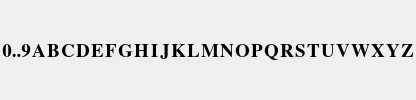
      <widget class="QFrame" name="frameLetterButtons">
       <property name="sizePolicy">
        <sizepolicy hsizetype="Expanding" vsizetype="Expanding">
         <horstretch>0</horstretch>
         <verstretch>0</verstretch>
        </sizepolicy>
       </property>
       <property name="frameShape">
        <enum>QFrame::NoFrame</enum>
       </property>
       <property name="frameShadow">
        <enum>QFrame::Plain</enum>
       </property>
       <layout class="QHBoxLayout" name="horizontalLayout">
        <property name="spacing">
         <number>1</number>
        </property>
        <property name="margin">
         <number>2</number>
        </property>
        <item>
         <widget class="SKG_RoundButton" name="rb_0thru9">
          <property name="font">
           <font>
            <family>Nimbus Roman No9 L</family>
            <pointsize>14</pointsize>
            <weight>75</weight>
            <bold>true</bold>
           </font>
          </property>
          <property name="text">
           <string>0..9</string>
          </property>
          <property name="alignment">
           <set>Qt::AlignCenter</set>
          </property>
         </widget>
        </item>
        <item>
         <widget class="SKG_RoundButton" name="rb_A">
          <property name="font">
           <font>
            <family>Nimbus Roman No9 L</family>
            <pointsize>14</pointsize>
            <weight>75</weight>
            <bold>true</bold>
           </font>
          </property>
          <property name="text">
           <string>A</string>
          </property>
          <property name="alignment">
           <set>Qt::AlignCenter</set>
          </property>
         </widget>
        </item>
        <item>
         <widget class="SKG_RoundButton" name="rb_B">
          <property name="font">
           <font>
            <family>Nimbus Roman No9 L</family>
            <pointsize>14</pointsize>
            <weight>75</weight>
            <bold>true</bold>
           </font>
          </property>
          <property name="text">
           <string>B</string>
          </property>
          <property name="alignment">
           <set>Qt::AlignCenter</set>
          </property>
         </widget>
        </item>
        <item>
         <widget class="SKG_RoundButton" name="rb_C">
          <property name="font">
           <font>
            <family>Nimbus Roman No9 L</family>
            <pointsize>14</pointsize>
            <weight>75</weight>
            <bold>true</bold>
           </font>
          </property>
          <property name="text">
           <string>C</string>
          </property>
          <property name="alignment">
           <set>Qt::AlignCenter</set>
          </property>
         </widget>
        </item>
        <item>
         <widget class="SKG_RoundButton" name="rb_D">
          <property name="font">
           <font>
            <family>Nimbus Roman No9 L</family>
            <pointsize>14</pointsize>
            <weight>75</weight>
            <bold>true</bold>
           </font>
          </property>
          <property name="text">
           <string>D</string>
          </property>
          <property name="alignment">
           <set>Qt::AlignCenter</set>
          </property>
         </widget>
        </item>
        <item>
         <widget class="SKG_RoundButton" name="rb_E">
          <property name="font">
           <font>
            <family>Nimbus Roman No9 L</family>
            <pointsize>14</pointsize>
            <weight>75</weight>
            <bold>true</bold>
           </font>
          </property>
          <property name="text">
           <string>E</string>
          </property>
          <property name="alignment">
           <set>Qt::AlignCenter</set>
          </property>
         </widget>
        </item>
        <item>
         <widget class="SKG_RoundButton" name="rb_F">
          <property name="font">
           <font>
            <family>Nimbus Roman No9 L</family>
            <pointsize>14</pointsize>
            <weight>75</weight>
            <bold>true</bold>
           </font>
          </property>
          <property name="lineWidth">
           <number>1</number>
          </property>
          <property name="text">
           <string>F</string>
          </property>
          <property name="alignment">
           <set>Qt::AlignCenter</set>
          </property>
         </widget>
        </item>
        <item>
         <widget class="SKG_RoundButton" name="rb_G">
          <property name="font">
           <font>
            <family>Nimbus Roman No9 L</family>
            <pointsize>14</pointsize>
            <weight>75</weight>
            <bold>true</bold>
           </font>
          </property>
          <property name="text">
           <string>G</string>
          </property>
          <property name="alignment">
           <set>Qt::AlignCenter</set>
          </property>
         </widget>
        </item>
        <item>
         <widget class="SKG_RoundButton" name="rb_H">
          <property name="font">
           <font>
            <family>Nimbus Roman No9 L</family>
            <pointsize>14</pointsize>
            <weight>75</weight>
            <bold>true</bold>
           </font>
          </property>
          <property name="text">
           <string>H</string>
          </property>
          <property name="alignment">
           <set>Qt::AlignCenter</set>
          </property>
         </widget>
        </item>
        <item>
         <widget class="SKG_RoundButton" name="rb_I">
          <property name="font">
           <font>
            <family>Nimbus Roman No9 L</family>
            <pointsize>14</pointsize>
            <weight>75</weight>
            <bold>true</bold>
           </font>
          </property>
          <property name="text">
           <string>I</string>
          </property>
          <property name="alignment">
           <set>Qt::AlignCenter</set>
          </property>
         </widget>
        </item>
        <item>
         <widget class="SKG_RoundButton" name="rb_J">
          <property name="font">
           <font>
            <family>Nimbus Roman No9 L</family>
            <pointsize>14</pointsize>
            <weight>75</weight>
            <bold>true</bold>
           </font>
          </property>
          <property name="text">
           <string>J</string>
          </property>
          <property name="alignment">
           <set>Qt::AlignCenter</set>
          </property>
         </widget>
        </item>
        <item>
         <widget class="SKG_RoundButton" name="rb_K">
          <property name="font">
           <font>
            <family>Nimbus Roman No9 L</family>
            <pointsize>14</pointsize>
            <weight>75</weight>
            <bold>true</bold>
           </font>
          </property>
          <property name="text">
           <string>K</string>
          </property>
          <property name="alignment">
           <set>Qt::AlignCenter</set>
          </property>
         </widget>
        </item>
        <item>
         <widget class="SKG_RoundButton" name="rb_L">
          <property name="font">
           <font>
            <family>Nimbus Roman No9 L</family>
            <pointsize>14</pointsize>
            <weight>75</weight>
            <bold>true</bold>
           </font>
          </property>
          <property name="text">
           <string>L</string>
          </property>
          <property name="alignment">
           <set>Qt::AlignCenter</set>
          </property>
         </widget>
        </item>
        <item>
         <widget class="SKG_RoundButton" name="rb_M">
          <property name="font">
           <font>
            <family>Nimbus Roman No9 L</family>
            <pointsize>14</pointsize>
            <weight>75</weight>
            <bold>true</bold>
           </font>
          </property>
          <property name="text">
           <string>M</string>
          </property>
          <property name="alignment">
           <set>Qt::AlignCenter</set>
          </property>
         </widget>
        </item>
        <item>
         <widget class="SKG_RoundButton" name="rb_N">
          <property name="font">
           <font>
            <family>Nimbus Roman No9 L</family>
            <pointsize>14</pointsize>
            <weight>75</weight>
            <bold>true</bold>
           </font>
          </property>
          <property name="text">
           <string>N</string>
          </property>
          <property name="alignment">
           <set>Qt::AlignCenter</set>
          </property>
         </widget>
        </item>
        <item>
         <widget class="SKG_RoundButton" name="rb_O">
          <property name="font">
           <font>
            <family>Nimbus Roman No9 L</family>
            <pointsize>14</pointsize>
            <weight>75</weight>
            <bold>true</bold>
           </font>
          </property>
          <property name="text">
           <string>O</string>
          </property>
          <property name="alignment">
           <set>Qt::AlignCenter</set>
          </property>
         </widget>
        </item>
        <item>
         <widget class="SKG_RoundButton" name="rb_P">
          <property name="font">
           <font>
            <family>Nimbus Roman No9 L</family>
            <pointsize>14</pointsize>
            <weight>75</weight>
            <bold>true</bold>
           </font>
          </property>
          <property name="text">
           <string>P</string>
          </property>
          <property name="alignment">
           <set>Qt::AlignCenter</set>
          </property>
         </widget>
        </item>
        <item>
         <widget class="SKG_RoundButton" name="rb_Q">
          <property name="font">
           <font>
            <family>Nimbus Roman No9 L</family>
            <pointsize>14</pointsize>
            <weight>75</weight>
            <bold>true</bold>
           </font>
          </property>
          <property name="text">
           <string>Q</string>
          </property>
          <property name="alignment">
           <set>Qt::AlignCenter</set>
          </property>
         </widget>
        </item>
        <item>
         <widget class="SKG_RoundButton" name="rb_R">
          <property name="font">
           <font>
            <family>Nimbus Roman No9 L</family>
            <pointsize>14</pointsize>
            <weight>75</weight>
            <bold>true</bold>
           </font>
          </property>
          <property name="lineWidth">
           <number>1</number>
          </property>
          <property name="text">
           <string>R</string>
          </property>
          <property name="alignment">
           <set>Qt::AlignCenter</set>
          </property>
         </widget>
        </item>
        <item>
         <widget class="SKG_RoundButton" name="rb_S">
          <property name="font">
           <font>
            <family>Nimbus Roman No9 L</family>
            <pointsize>14</pointsize>
            <weight>75</weight>
            <bold>true</bold>
           </font>
          </property>
          <property name="text">
           <string>S</string>
          </property>
          <property name="alignment">
           <set>Qt::AlignCenter</set>
          </property>
         </widget>
        </item>
        <item>
         <widget class="SKG_RoundButton" name="rb_T">
          <property name="font">
           <font>
            <family>Nimbus Roman No9 L</family>
            <pointsize>14</pointsize>
            <weight>75</weight>
            <bold>true</bold>
           </font>
          </property>
          <property name="text">
           <string>T</string>
          </property>
          <property name="alignment">
           <set>Qt::AlignCenter</set>
          </property>
         </widget>
        </item>
        <item>
         <widget class="SKG_RoundButton" name="rb_U">
          <property name="font">
           <font>
            <family>Nimbus Roman No9 L</family>
            <pointsize>14</pointsize>
            <weight>75</weight>
            <bold>true</bold>
           </font>
          </property>
          <property name="text">
           <string>U</string>
          </property>
          <property name="alignment">
           <set>Qt::AlignCenter</set>
          </property>
         </widget>
        </item>
        <item>
         <widget class="SKG_RoundButton" name="rb_V">
          <property name="font">
           <font>
            <family>Nimbus Roman No9 L</family>
            <pointsize>14</pointsize>
            <weight>75</weight>
            <bold>true</bold>
           </font>
          </property>
          <property name="text">
           <string>V</string>
          </property>
          <property name="alignment">
           <set>Qt::AlignCenter</set>
          </property>
         </widget>
        </item>
        <item>
         <widget class="SKG_RoundButton" name="rb_W">
          <property name="font">
           <font>
            <family>Nimbus Roman No9 L</family>
            <pointsize>14</pointsize>
            <weight>75</weight>
            <bold>true</bold>
           </font>
          </property>
          <property name="text">
           <string>W</string>
          </property>
          <property name="alignment">
           <set>Qt::AlignCenter</set>
          </property>
         </widget>
        </item>
        <item>
         <widget class="SKG_RoundButton" name="rb_X">
          <property name="font">
           <font>
            <family>Nimbus Roman No9 L</family>
            <pointsize>14</pointsize>
            <weight>75</weight>
            <bold>true</bold>
           </font>
          </property>
          <property name="text">
           <string>X</string>
          </property>
          <property name="alignment">
           <set>Qt::AlignCenter</set>
          </property>
         </widget>
        </item>
        <item>
         <widget class="SKG_RoundButton" name="rb_Y">
          <property name="font">
           <font>
            <family>Nimbus Roman No9 L</family>
            <pointsize>14</pointsize>
            <weight>75</weight>
            <bold>true</bold>
           </font>
          </property>
          <property name="text">
           <string>Y</string>
          </property>
          <property name="alignment">
           <set>Qt::AlignCenter</set>
          </property>
         </widget>
        </item>
        <item>
         <widget class="SKG_RoundButton" name="rb_Z">
          <property name="font">
           <font>
            <family>Nimbus Roman No9 L</family>
            <pointsize>14</pointsize>
            <weight>75</weight>
            <bold>true</bold>
           </font>
          </property>
          <property name="text">
           <string>Z</string>
          </property>
          <property name="alignment">
           <set>Qt::AlignCenter</set>
          </property>
         </widget>
        </item>
       </layout>
      </widget>
